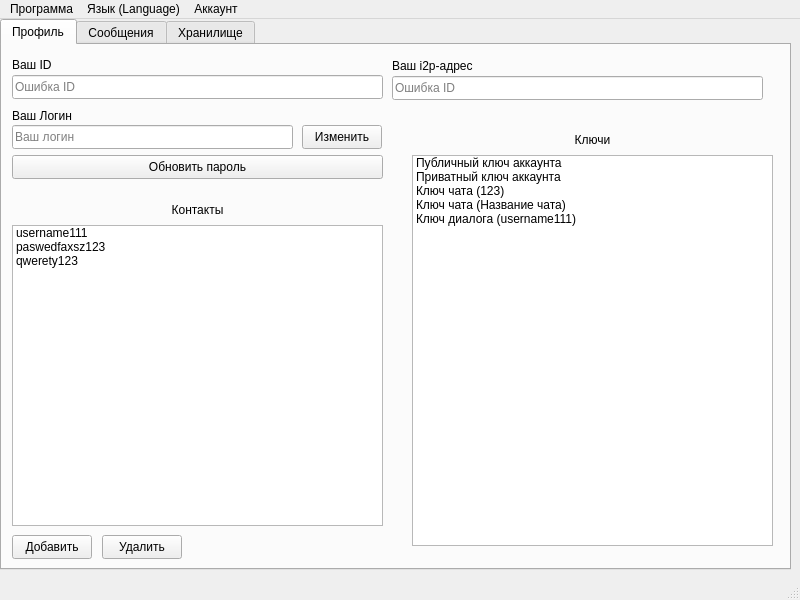
<?xml version="1.0" encoding="UTF-8"?>
<ui version="4.0">
 <class>MainWindow</class>
 <widget class="QMainWindow" name="MainWindow">
  <property name="geometry">
   <rect>
    <x>0</x>
    <y>0</y>
    <width>800</width>
    <height>600</height>
   </rect>
  </property>
  <property name="windowTitle">
   <string>Система персонализированых индивидуальных ключей (СПИК)</string>
  </property>
  <property name="windowIcon">
   <iconset resource="source.qrc">
    <normaloff>:/mainapp/sources/appico.ico</normaloff>:/mainapp/sources/appico.ico</iconset>
  </property>
  <widget class="QWidget" name="centralwidget">
   <widget class="QTabWidget" name="tabWidget">
    <property name="geometry">
     <rect>
      <x>0</x>
      <y>0</y>
      <width>791</width>
      <height>551</height>
     </rect>
    </property>
    <property name="currentIndex">
     <number>0</number>
    </property>
    <widget class="QWidget" name="profileTab">
     <attribute name="icon">
      <iconset resource="source.qrc">
       <normaloff>:/mainapp/sources/profile.ico</normaloff>:/mainapp/sources/profile.ico</iconset>
     </attribute>
     <attribute name="title">
      <string>Профиль</string>
     </attribute>
     <widget class="QLineEdit" name="idField">
      <property name="geometry">
       <rect>
        <x>10</x>
        <y>30</y>
        <width>371</width>
        <height>24</height>
       </rect>
      </property>
      <property name="text">
       <string/>
      </property>
      <property name="readOnly">
       <bool>true</bool>
      </property>
      <property name="placeholderText">
       <string>Ошибка ID</string>
      </property>
     </widget>
     <widget class="QLabel" name="label_id">
      <property name="geometry">
       <rect>
        <x>10</x>
        <y>9</y>
        <width>371</width>
        <height>21</height>
       </rect>
      </property>
      <property name="text">
       <string>Ваш ID</string>
      </property>
     </widget>
     <widget class="QLabel" name="label_login">
      <property name="geometry">
       <rect>
        <x>10</x>
        <y>60</y>
        <width>281</width>
        <height>21</height>
       </rect>
      </property>
      <property name="text">
       <string>Ваш Логин</string>
      </property>
     </widget>
     <widget class="QLineEdit" name="loginField">
      <property name="geometry">
       <rect>
        <x>10</x>
        <y>80</y>
        <width>281</width>
        <height>24</height>
       </rect>
      </property>
      <property name="placeholderText">
       <string>Ваш логин</string>
      </property>
     </widget>
     <widget class="QListWidget" name="contactList">
      <property name="geometry">
       <rect>
        <x>10</x>
        <y>180</y>
        <width>371</width>
        <height>301</height>
       </rect>
      </property>
      <item>
       <property name="text">
        <string>username111</string>
       </property>
       <property name="icon">
        <iconset resource="source.qrc">
         <normaloff>:/mainapp/sources/contacts.ico</normaloff>:/mainapp/sources/contacts.ico</iconset>
       </property>
      </item>
      <item>
       <property name="text">
        <string>paswedfaxsz123</string>
       </property>
       <property name="icon">
        <iconset resource="source.qrc">
         <normaloff>:/mainapp/sources/contacts.ico</normaloff>:/mainapp/sources/contacts.ico</iconset>
       </property>
      </item>
      <item>
       <property name="text">
        <string>qwerety123</string>
       </property>
       <property name="icon">
        <iconset resource="source.qrc">
         <normaloff>:/mainapp/sources/contacts.ico</normaloff>:/mainapp/sources/contacts.ico</iconset>
       </property>
      </item>
     </widget>
     <widget class="QLabel" name="label_contacts">
      <property name="geometry">
       <rect>
        <x>10</x>
        <y>150</y>
        <width>371</width>
        <height>31</height>
       </rect>
      </property>
      <property name="text">
       <string>&lt;html&gt;&lt;head/&gt;&lt;body&gt;&lt;p align=&quot;center&quot;&gt;Контакты&lt;/p&gt;&lt;/body&gt;&lt;/html&gt;</string>
      </property>
     </widget>
     <widget class="QLabel" name="label_keys">
      <property name="geometry">
       <rect>
        <x>410</x>
        <y>80</y>
        <width>361</width>
        <height>31</height>
       </rect>
      </property>
      <property name="text">
       <string>&lt;html&gt;&lt;head/&gt;&lt;body&gt;&lt;p align=&quot;center&quot;&gt;Ключи&lt;/p&gt;&lt;/body&gt;&lt;/html&gt;</string>
      </property>
     </widget>
     <widget class="QListWidget" name="keysList">
      <property name="geometry">
       <rect>
        <x>410</x>
        <y>110</y>
        <width>361</width>
        <height>391</height>
       </rect>
      </property>
      <item>
       <property name="text">
        <string>Публичный ключ аккаунта</string>
       </property>
       <property name="icon">
        <iconset resource="source.qrc">
         <normaloff>:/mainapp/sources/keys.ico</normaloff>:/mainapp/sources/keys.ico</iconset>
       </property>
      </item>
      <item>
       <property name="text">
        <string>Приватный ключ аккаунта</string>
       </property>
       <property name="icon">
        <iconset resource="source.qrc">
         <normaloff>:/mainapp/sources/keys.ico</normaloff>:/mainapp/sources/keys.ico</iconset>
       </property>
      </item>
      <item>
       <property name="text">
        <string>Ключ чата (123)</string>
       </property>
       <property name="icon">
        <iconset resource="source.qrc">
         <normaloff>:/mainapp/sources/keys.ico</normaloff>:/mainapp/sources/keys.ico</iconset>
       </property>
      </item>
      <item>
       <property name="text">
        <string>Ключ чата (Название чата)</string>
       </property>
       <property name="icon">
        <iconset resource="source.qrc">
         <normaloff>:/mainapp/sources/keys.ico</normaloff>:/mainapp/sources/keys.ico</iconset>
       </property>
      </item>
      <item>
       <property name="text">
        <string>Ключ диалога (username111)</string>
       </property>
       <property name="icon">
        <iconset resource="source.qrc">
         <normaloff>:/mainapp/sources/keys.ico</normaloff>:/mainapp/sources/keys.ico</iconset>
       </property>
      </item>
     </widget>
     <widget class="QPushButton" name="setLogin">
      <property name="geometry">
       <rect>
        <x>300</x>
        <y>80</y>
        <width>80</width>
        <height>24</height>
       </rect>
      </property>
      <property name="cursor">
       <cursorShape>PointingHandCursor</cursorShape>
      </property>
      <property name="text">
       <string>Изменить</string>
      </property>
     </widget>
     <widget class="QPushButton" name="updatePas">
      <property name="geometry">
       <rect>
        <x>10</x>
        <y>110</y>
        <width>371</width>
        <height>24</height>
       </rect>
      </property>
      <property name="cursor">
       <cursorShape>PointingHandCursor</cursorShape>
      </property>
      <property name="text">
       <string>Обновить пароль</string>
      </property>
     </widget>
     <widget class="QPushButton" name="addContact">
      <property name="geometry">
       <rect>
        <x>10</x>
        <y>490</y>
        <width>80</width>
        <height>24</height>
       </rect>
      </property>
      <property name="cursor">
       <cursorShape>PointingHandCursor</cursorShape>
      </property>
      <property name="text">
       <string>Добавить</string>
      </property>
     </widget>
     <widget class="QPushButton" name="removeContact">
      <property name="geometry">
       <rect>
        <x>100</x>
        <y>490</y>
        <width>80</width>
        <height>24</height>
       </rect>
      </property>
      <property name="cursor">
       <cursorShape>PointingHandCursor</cursorShape>
      </property>
      <property name="text">
       <string>Удалить</string>
      </property>
     </widget>
     <widget class="QLineEdit" name="i2pAddressField">
      <property name="geometry">
       <rect>
        <x>390</x>
        <y>31</y>
        <width>371</width>
        <height>24</height>
       </rect>
      </property>
      <property name="text">
       <string/>
      </property>
      <property name="readOnly">
       <bool>true</bool>
      </property>
      <property name="placeholderText">
       <string>Ошибка ID</string>
      </property>
     </widget>
     <widget class="QLabel" name="label_i2padr">
      <property name="geometry">
       <rect>
        <x>390</x>
        <y>10</y>
        <width>371</width>
        <height>21</height>
       </rect>
      </property>
      <property name="text">
       <string>Ваш i2p-адрес</string>
      </property>
     </widget>
    </widget>
    <widget class="QWidget" name="messagesTab">
     <attribute name="icon">
      <iconset resource="source.qrc">
       <normaloff>:/mainapp/sources/messages.ico</normaloff>:/mainapp/sources/messages.ico</iconset>
     </attribute>
     <attribute name="title">
      <string>Сообщения</string>
     </attribute>
     <widget class="QLabel" name="label_messages">
      <property name="geometry">
       <rect>
        <x>0</x>
        <y>0</y>
        <width>300</width>
        <height>30</height>
       </rect>
      </property>
      <property name="text">
       <string>&lt;html&gt;&lt;head/&gt;&lt;body&gt;&lt;p align=&quot;center&quot;&gt;Сообщения&lt;/p&gt;&lt;/body&gt;&lt;/html&gt;</string>
      </property>
     </widget>
     <widget class="QListWidget" name="messagesField">
      <property name="geometry">
       <rect>
        <x>0</x>
        <y>30</y>
        <width>300</width>
        <height>491</height>
       </rect>
      </property>
      <item>
       <property name="text">
        <string>123</string>
       </property>
       <property name="icon">
        <iconset resource="source.qrc">
         <normaloff>:/mainapp/sources/chat.ico</normaloff>:/mainapp/sources/chat.ico</iconset>
       </property>
      </item>
      <item>
       <property name="text">
        <string>Название чата</string>
       </property>
       <property name="icon">
        <iconset resource="source.qrc">
         <normaloff>:/mainapp/sources/chat.ico</normaloff>:/mainapp/sources/chat.ico</iconset>
       </property>
      </item>
      <item>
       <property name="text">
        <string>username111</string>
       </property>
       <property name="icon">
        <iconset resource="source.qrc">
         <normaloff>:/mainapp/sources/dialog.ico</normaloff>:/mainapp/sources/dialog.ico</iconset>
       </property>
      </item>
     </widget>
     <widget class="QLabel" name="label_dialog">
      <property name="geometry">
       <rect>
        <x>310</x>
        <y>0</y>
        <width>471</width>
        <height>30</height>
       </rect>
      </property>
      <property name="text">
       <string>&lt;html&gt;&lt;head/&gt;&lt;body&gt;&lt;p align=&quot;center&quot;&gt;Диалог&lt;/p&gt;&lt;/body&gt;&lt;/html&gt;</string>
      </property>
     </widget>
     <widget class="QTextBrowser" name="dialogField">
      <property name="geometry">
       <rect>
        <x>310</x>
        <y>30</y>
        <width>471</width>
        <height>461</height>
       </rect>
      </property>
      <property name="html">
       <string>&lt;!DOCTYPE HTML PUBLIC &quot;-//W3C//DTD HTML 4.0//EN&quot; &quot;http://www.w3.org/TR/REC-html40/strict.dtd&quot;&gt;
&lt;html&gt;&lt;head&gt;&lt;meta name=&quot;qrichtext&quot; content=&quot;1&quot; /&gt;&lt;meta charset=&quot;utf-8&quot; /&gt;&lt;style type=&quot;text/css&quot;&gt;
p, li { white-space: pre-wrap; }
hr { height: 1px; border-width: 0; }
li.unchecked::marker { content: &quot;\2610&quot;; }
li.checked::marker { content: &quot;\2612&quot;; }
&lt;/style&gt;&lt;/head&gt;&lt;body style=&quot; font-family:'Segoe UI'; font-size:9pt; font-weight:400; font-style:normal;&quot;&gt;
&lt;p align=&quot;center&quot; style=&quot; margin-top:0px; margin-bottom:0px; margin-left:0px; margin-right:0px; -qt-block-indent:0; text-indent:0px;&quot;&gt;&lt;span style=&quot; font-size:7pt; color:#8a8a8a;&quot;&gt;Генерация и передача ключей прошла успешно, приятного общения!&lt;/span&gt;&lt;/p&gt;
&lt;p align=&quot;center&quot; style=&quot;-qt-paragraph-type:empty; margin-top:0px; margin-bottom:0px; margin-left:0px; margin-right:0px; -qt-block-indent:0; text-indent:0px; font-size:7pt; color:#8a8a8a;&quot;&gt;&lt;br /&gt;&lt;/p&gt;
&lt;p style=&quot; margin-top:0px; margin-bottom:0px; margin-left:0px; margin-right:0px; -qt-block-indent:0; text-indent:0px;&quot;&gt;&lt;span style=&quot; font-weight:700; color:#aa007f;&quot;&gt;[username111]&lt;/span&gt;: Привет&lt;/p&gt;
&lt;p style=&quot; margin-top:0px; margin-bottom:0px; margin-left:0px; margin-right:0px; -qt-block-indent:0; text-indent:0px;&quot;&gt;&lt;span style=&quot; font-weight:700; color:#55007f;&quot;&gt;[Вы]&lt;/span&gt;: Даров&lt;/p&gt;&lt;/body&gt;&lt;/html&gt;</string>
      </property>
     </widget>
     <widget class="QLineEdit" name="messageArea">
      <property name="geometry">
       <rect>
        <x>310</x>
        <y>490</y>
        <width>391</width>
        <height>24</height>
       </rect>
      </property>
     </widget>
     <widget class="QPushButton" name="sendButton">
      <property name="geometry">
       <rect>
        <x>700</x>
        <y>490</y>
        <width>80</width>
        <height>24</height>
       </rect>
      </property>
      <property name="cursor">
       <cursorShape>PointingHandCursor</cursorShape>
      </property>
      <property name="text">
       <string>Отправить</string>
      </property>
     </widget>
    </widget>
    <widget class="QWidget" name="storageTab">
     <attribute name="icon">
      <iconset resource="source.qrc">
       <normaloff>:/mainapp/sources/storage.ico</normaloff>:/mainapp/sources/storage.ico</iconset>
     </attribute>
     <attribute name="title">
      <string>Хранилище</string>
     </attribute>
     <widget class="QLabel" name="inDevTxt">
      <property name="geometry">
       <rect>
        <x>0</x>
        <y>0</y>
        <width>791</width>
        <height>521</height>
       </rect>
      </property>
      <property name="text">
       <string>&lt;html&gt;&lt;head/&gt;&lt;body&gt;&lt;p align=&quot;center&quot;&gt;&lt;span style=&quot; font-size:36pt; font-weight:700; color:#8a8a8a;&quot;&gt;В разработке&lt;/span&gt;&lt;/p&gt;&lt;/body&gt;&lt;/html&gt;</string>
      </property>
     </widget>
    </widget>
   </widget>
  </widget>
  <widget class="QMenuBar" name="menubar">
   <property name="geometry">
    <rect>
     <x>0</x>
     <y>0</y>
     <width>800</width>
     <height>21</height>
    </rect>
   </property>
   <widget class="QMenu" name="menu">
    <property name="title">
     <string>Программа</string>
    </property>
    <widget class="QMenu" name="menuSettings">
     <property name="title">
      <string>Настройки</string>
     </property>
     <addaction name="separator"/>
     <addaction name="generalSettingsAction"/>
     <addaction name="settingsI2pAction"/>
     <addaction name="settingsFreenetAction"/>
    </widget>
    <widget class="QMenu" name="logoutMenu">
     <property name="title">
      <string>Выйти из учётной записи</string>
     </property>
     <addaction name="logoutNow"/>
    </widget>
    <addaction name="menuSettings"/>
    <addaction name="logoutMenu"/>
    <addaction name="separator"/>
    <addaction name="creditsAction"/>
   </widget>
   <widget class="QMenu" name="menuLanguage">
    <property name="tearOffEnabled">
     <bool>false</bool>
    </property>
    <property name="title">
     <string>Язык (Language)</string>
    </property>
    <property name="separatorsCollapsible">
     <bool>false</bool>
    </property>
    <property name="toolTipsVisible">
     <bool>false</bool>
    </property>
    <addaction name="ruLocaleAction"/>
    <addaction name="enLocaleAction"/>
    <addaction name="uaLocaleAction"/>
    <addaction name="plLocaleAction"/>
   </widget>
   <widget class="QMenu" name="menuAccount">
    <property name="title">
     <string>Аккаунт</string>
    </property>
    <addaction name="saveAccAction"/>
   </widget>
   <addaction name="menu"/>
   <addaction name="menuLanguage"/>
   <addaction name="menuAccount"/>
  </widget>
  <widget class="QStatusBar" name="statusbar"/>
  <action name="generalSettingsAction">
   <property name="icon">
    <iconset resource="source.qrc">
     <normaloff>:/mainapp/sources/profile.ico</normaloff>:/mainapp/sources/profile.ico</iconset>
   </property>
   <property name="text">
    <string>Общие настройки</string>
   </property>
  </action>
  <action name="settingsI2pAction">
   <property name="icon">
    <iconset resource="source.qrc">
     <normaloff>:/mainapp/sources/i2p.png</normaloff>:/mainapp/sources/i2p.png</iconset>
   </property>
   <property name="text">
    <string>Настройки i2p</string>
   </property>
  </action>
  <action name="settingsFreenetAction">
   <property name="icon">
    <iconset resource="source.qrc">
     <normaloff>:/mainapp/sources/freenet.png</normaloff>:/mainapp/sources/freenet.png</iconset>
   </property>
   <property name="text">
    <string>Настройки freenet</string>
   </property>
  </action>
  <action name="logoutNow">
   <property name="text">
    <string>Сейчас</string>
   </property>
  </action>
  <action name="logoutLater">
   <property name="text">
    <string>Задать время автовыхода</string>
   </property>
  </action>
  <action name="ruLocaleAction">
   <property name="icon">
    <iconset resource="source.qrc">
     <normaloff>:/locales/langs/rus.png</normaloff>:/locales/langs/rus.png</iconset>
   </property>
   <property name="text">
    <string>Русский (Russian)</string>
   </property>
  </action>
  <action name="enLocaleAction">
   <property name="icon">
    <iconset resource="source.qrc">
     <normaloff>:/locales/langs/eng.jpg</normaloff>:/locales/langs/eng.jpg</iconset>
   </property>
   <property name="text">
    <string>English (English)</string>
   </property>
  </action>
  <action name="uaLocaleAction">
   <property name="icon">
    <iconset resource="source.qrc">
     <normaloff>:/locales/langs/ua.jpg</normaloff>:/locales/langs/ua.jpg</iconset>
   </property>
   <property name="text">
    <string>(β) Український (Ukrainian)</string>
   </property>
  </action>
  <action name="creditsAction">
   <property name="checkable">
    <bool>false</bool>
   </property>
   <property name="text">
    <string>Об авторе</string>
   </property>
  </action>
  <action name="saveAccAction">
   <property name="text">
    <string>Сохранить</string>
   </property>
  </action>
  <action name="plLocaleAction">
   <property name="icon">
    <iconset resource="source.qrc">
     <normaloff>:/locales/langs/pl.jpg</normaloff>:/locales/langs/pl.jpg</iconset>
   </property>
   <property name="text">
    <string>(β) Polski (Polish)</string>
   </property>
  </action>
 </widget>
 <resources>
  <include location="source.qrc"/>
 </resources>
 <connections/>
</ui>
